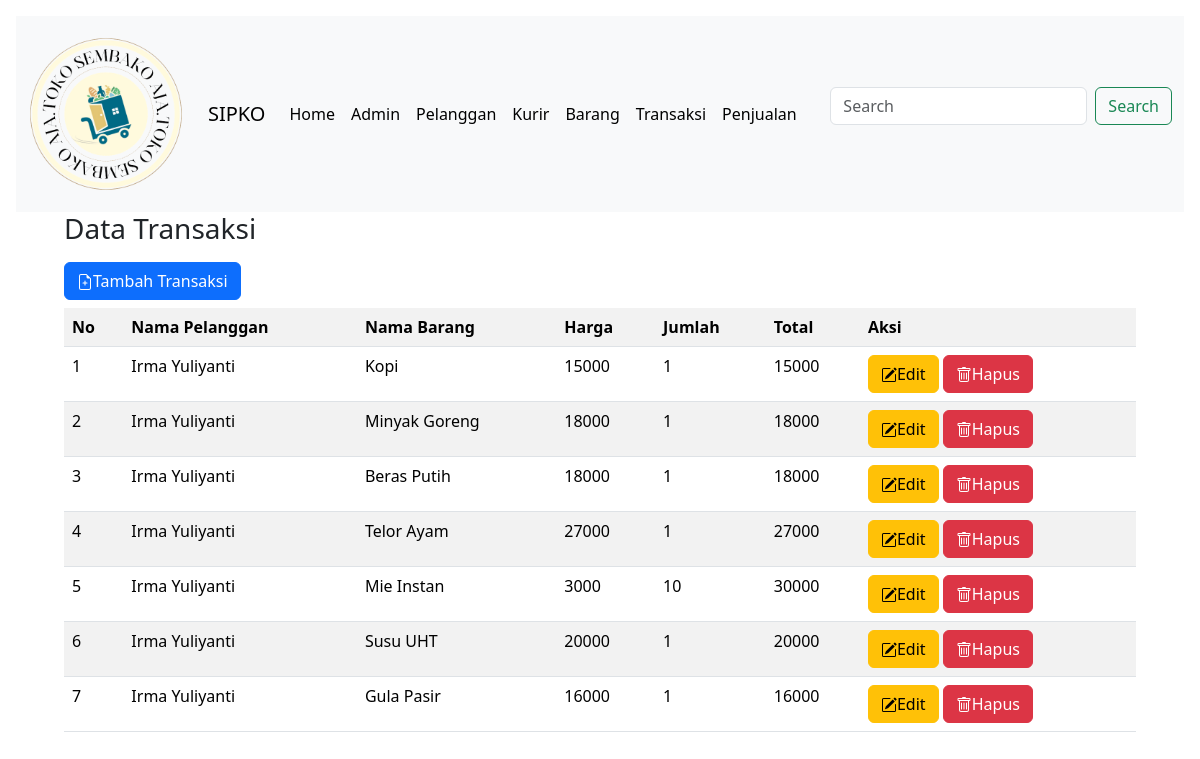
Page /views/transaksi/index.php on the committed database.
### tables this page shows
CREATE TABLE `transaksi` (
  `id` int NOT NULL,
  `nama_pelanggan` varchar(50) NOT NULL,
  `nama_barang` varchar(50) NOT NULL,
  `harga` int NOT NULL,
  `jumlah` int NOT NULL,
  `total` int NOT NULL
);

### controllers/TransaksiController.php (called while the page is built, shortened)
<?php
include_once('../../models/Transaksi.php');
class TransaksiController
{
    private $model;
    public function __construct($db)
    {
        $this->model = new Transaksi ($db);
    }
    public function getAllTransaksi()
    {
        return $this->model->getAllTransaksi();
    }
}

### models/Transaksi.php (called while the page is built, shortened)
<?php
class Transaksi
{
    private $koneksi;
    public function __construct($db)
    {
        $this->koneksi = $db;
    }
    public function getAllTransaksi()
    {
        $query = "SELECT * FROM transaksi";
        $result = mysqli_query($this->koneksi, $query);
        return $result;
    }
}

### views/transaksi/index.php (the view, shortened to what this page needs)
<?php
include_once '../../config.php';
include_once '../../controllers/TransaksiController.php';
require '../../index.php';
$database =new database;
$db = $database->getKoneksi();
$transaksiController = new TransaksiController($db);
$transaksi= $transaksiController->getAllTransaksi();
?>
<div class="px-5">
    <h3>Data Transaksi</h3>
    <a class="btn btn-primary mb-2 mt-2" href="tambahtransaksi">
    Tambah Transaksi</a>
    <br>
    <table class="table table-striped">
        <tr>
            <th>No</th>
            <th>Nama Pelanggan</th>
            <th>Nama Barang</th>
            <th>Harga</th>
            <th>Jumlah</th>
            <th>Total</th>
            <th>Aksi</th>
        </tr>
        <?php
        $no = 1;
        foreach($transaksi as $x) {
        ?>
                <tr>
                    <td><?php echo $no++ ?></td>
                    <td><?php echo $x ['nama_pelanggan'] ?></td>
                    <td><?php echo $x ['nama_barang'] ?></td>
                    <td><?php echo $x ['harga'] ?></td>
                    <td><?php echo $x ['jumlah'] ?></td>
                    <td><?php echo $x ['total'] ?></td>
                    <td>
                    <a class="btn btn-warning" href="edittransaksi?id=<?php echo $x['id']; ?>">
    Edit</a>
<a class="btn btn-danger" href="hapustransaksi<?php echo $x['id']; ?>" onclick="return confirm('Apakah Anda yakin akan menghapus..?')">
    Hapus</a>
                    </td>
                </tr>
            <?php
            }
            ?>
        </table>
    </div>
</div>
  </body>
</html>

### rows in the picture
transaksi: nama_pelanggan "Irma Yuliyanti", nama_barang "Kopi", harga "15000", jumlah "1", total "15000"
transaksi: nama_pelanggan "Irma Yuliyanti", nama_barang "Minyak Goreng", harga "18000", jumlah "1", total "18000"
transaksi: nama_pelanggan "Irma Yuliyanti", nama_barang "Beras Putih", harga "18000", jumlah "1", total "18000"
transaksi: nama_pelanggan "Irma Yuliyanti", nama_barang "Telor Ayam", harga "27000", jumlah "1", total "27000"
transaksi: nama_pelanggan "Irma Yuliyanti", nama_barang "Mie Instan", harga "3000", jumlah "10", total "30000"
transaksi: nama_pelanggan "Irma Yuliyanti", nama_barang "Susu UHT", harga "20000", jumlah "1", total "20000"
transaksi: nama_pelanggan "Irma Yuliyanti", nama_barang "Gula Pasir", harga "16000", jumlah "1", total "16000"
